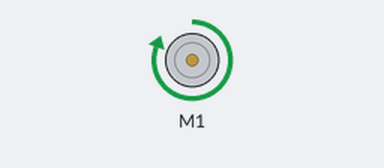
Simulated run of this sketch. Board: Arduino Uno, built with avr-gcc and run on an emulated ATmega328P. Parts: DC motor (green arrow = forward, orange = backward, longer = faster).

Above: at 0.1 s.
Timing chart, 0 to 1.6 s (numbered marks = the images above):
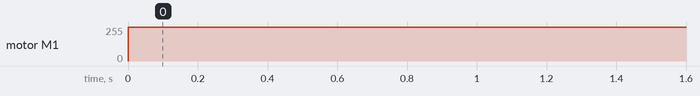

The sketch:

FORWARD.ino
```cpp
#include<AFMotor.h>
AF_DCMotor motor1(1);

void setup() {
  // put your setup code here, to run once:
motor1.setSpeed(255);
}

void loop() {
  // put your main code here, to run repeatedly:
motor1.run(FORWARD);
}
```

Measured:
- by itself, motor M1: stopped → forward 255/255 at 0.00 s
